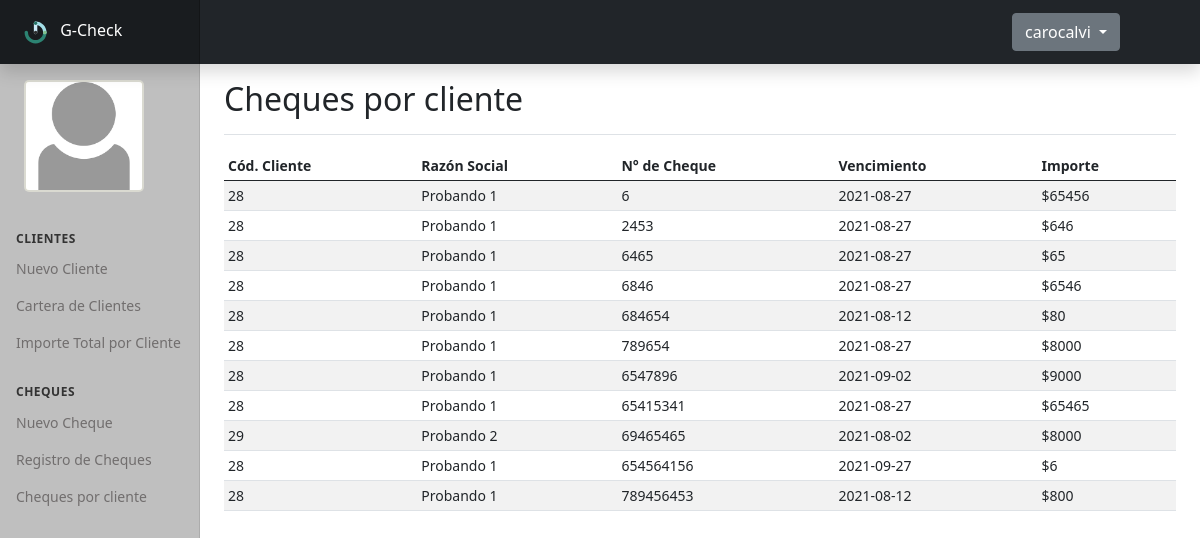
The app's page /cliente-cheque.php (signed in) with its own data.
### tables this page shows
CREATE TABLE `users` (
  `id_user` int(11) NOT NULL,
  `usuario` varchar(25) NOT NULL,
  `pass` varchar(10) NOT NULL,
  `imagen` varchar(50) NOT NULL
);

CREATE TABLE `cheques` (
  `clientes_id` int(11) NOT NULL,
  `numero_cheque` bigint(50) NOT NULL,
  `nombre` varchar(25) NOT NULL,
  `cuit_librador` bigint(50) NOT NULL,
  `fecha_vto` date NOT NULL,
  `importe` double NOT NULL,
  `propio` varchar(5) NOT NULL,
  `echeq` varchar(5) NOT NULL
);

CREATE TABLE `clientes` (
  `id_clientes` int(11) NOT NULL,
  `nombre` varchar(25) NOT NULL,
  `cuit` bigint(20) NOT NULL,
  `telefono` int(20) NOT NULL,
  `email` varchar(25) NOT NULL
);

### cliente-cheque.php (the view, shortened to what this page needs)
<?php
include("conexion.php");
include_once("includes/header.php");
include_once("includes/sidebar.php");
include_once("includes/footer.php");
?>
<div class="d-flex justify-content-between flex-wrap flex-md-nowrap align-items-center pt-3 pb-2 mb-3 border-bottom">
  <div class="col-md-12">
    <h2>Cheques por cliente</h2>
  </div>
</div>
  <div class="table-responsive">
    <table class="table table-striped table-sm">
      <thead>
        <tr>
          <th scope="col">Cód. Cliente</th>
          <th scope="col">Razón Social</th>
          <th scope="col">N° de Cheque</th>
          <th scope="col">Vencimiento</th>
          <th scope="col">Importe</th>
        </tr>
      </thead>
      <tbody>
        <?php
        $query = "SELECT clientes.id_clientes, clientes.nombre, cheques.numero_cheque, cheques.fecha_vto, cheques.importe FROM clientes INNER JOIN cheques ON clientes.id_clientes = cheques.clientes_id";
        $result = mysqli_query($conexion, $query);
         while($row = mysqli_fetch_array($result)){ ?>
          <tr>
              <td><?php echo $row['id_clientes']; ?></td>
              <td><?php echo $row['nombre']; ?></td>
              <td><?php echo $row['numero_cheque']; ?></td>
              <td><?php echo $row['fecha_vto']; ?></td>
              <td><?php echo "$".$row['importe']; ?></td>
          </tr>
        <?php } ?>
      </tbody>
    </table>
  </div>

### includes/header.php (shortened to what this page needs)
<!doctype html>
<html lang="es">
<head>
    <link rel="stylesheet" href="css/bootstrap.css">
    <link rel="stylesheet" href='css/style.css'>
    <link href="css/dashboard.css" rel="stylesheet">
    <link rel="stylesheet" href="https://cdn.jsdelivr.net/npm/bootstrap-icons@1.4.1/font/bootstrap-icons.css">
</head>

### includes/sidebar.php (shortened to what this page needs)
<body>
<header class="navbar navbar-dark sticky-top bg-dark flex-md-nowrap p-0 shadow">
  <a class="navbar-brand col-md-3 col-lg-2 me-0 px-3" href="#">
    <img src="img/logo.svg" alt="Logo G-Check" width="40px">
    G-Check</a>
  <div class="dropdown perfil">
    <a class="btn btn-secondary dropdown-toggle" href="#" role="button" id="dropdownMenuLink" data-bs-toggle="dropdown" aria-expanded="false">
      <?php echo $_SESSION["usuario"]; ?>
    </a>
  </div>
</header>
<div class="container-fluid">
<div class="row">
<nav id="sidebarMenu" class="col-md-3 col-lg-2 d-md-block bg-light sidebar collapse">
  <div class="position-sticky pt-3">
    <a href="gestion.php" class="nav-link">
      <?php
        $id = $_SESSION['id'];
        $query = "SELECT imagen FROM users WHERE id_user = '$id'";
        $result = mysqli_query($conexion, $query);
        while($row = mysqli_fetch_array($result)){ ?>
         <?php echo "<img src='".$row['imagen']."' class='logo'>"; ?>
        <?php } ?>
    </a>
    <h6 class="sidebar-heading d-flex justify-content-between align-items-center px-3 mt-4 mb-1 text-muted">
      <span>Clientes</span>
    </h6>
    <ul class="nav flex-column mb-2">
      <li class="nav-item">
        <a class="nav-link" href="nuevo-cliente.php">
          Nuevo Cliente
        </a>
      </li>
     <li class="nav-item">
        <a class="nav-link" href="gestion.php">
          Cartera de Clientes
        </a>
      </li>
      <li class="nav-item">
        <a class="nav-link" href="contador.php">
          Importe Total por Cliente
        </a>
      </li>
    </ul>
    <h6 class="sidebar-heading d-flex justify-content-between align-items-center px-3 mt-4 mb-1 text-muted">
      <span>Cheques</span>
    </h6>
    <ul class="nav flex-column mb-2">
      <li class="nav-item">
        <a class="nav-link" href="nuevo-cheque.php">
          Nuevo Cheque
        </a>
      </li>
      <li class="nav-item">
        <a class="nav-link" href="cheques.php">
          Registro de Cheques
        </a>
      </li>
      <li class="nav-item">
        <a class="nav-link" href="cliente-cheque.php">
          Cheques por cliente
        </a>
      </li>
  </div>
</nav>
<main class="col-md-9 ms-sm-auto col-lg-10 px-md-4 px-3">

### includes/footer.php (shortened to what this page needs)
</html>

### css/style.css (style rules this page uses)
body { font-family: }
a { color: #00332a; text-decoration: none; }
a { color: }
.logo { max-width: 120px; height: auto; margin: 0.5rem; border-radius: 5px; background-color: beige; border: 2px solid rgba(202, 202, 202, 0.623); }
.perfil { margin-right: 5rem; }

### css/dashboard.css (style rules this page uses)
body { font-size: .875rem; }
.sidebar { position: fixed; top: 0; bottom: 0; left: 0; z-index: 100; padding: 48px 0 0; box-shadow: inset -1px 0 0 rgba(0, 0, 0, .1); }
.sidebar .nav-link { font-weight: 500; color: #716e6e; }
.sidebar-heading { font-size: .75rem; text-transform: uppercase; }
.navbar-brand { padding-top: .75rem; padding-bottom: .75rem; font-size: 1rem; background-color: rgba(0, 0, 0, .25); box-shadow: inset -1px 0 0 rgba(0, 0, 0, .25); }

### records on screen
users: imagen (picture)
cheques: clientes.id_clientes "28", clientes.nombre "Probando 1", numero_cheque "6", fecha_vto "2021-08-27", importe "65456"
cheques: clientes.id_clientes "28", clientes.nombre "Probando 1", numero_cheque "2453", fecha_vto "2021-08-27", importe "646"
cheques: clientes.id_clientes "28", clientes.nombre "Probando 1", numero_cheque "6465", fecha_vto "2021-08-27", importe "65"
cheques: clientes.id_clientes "28", clientes.nombre "Probando 1", numero_cheque "6846", fecha_vto "2021-08-27", importe "6546"
cheques: clientes.id_clientes "28", clientes.nombre "Probando 1", numero_cheque "684654", fecha_vto "2021-08-12", importe "80"
cheques: clientes.id_clientes "28", clientes.nombre "Probando 1", numero_cheque "789654", fecha_vto "2021-08-27", importe "8000"
cheques: clientes.id_clientes "28", clientes.nombre "Probando 1", numero_cheque "6547896", fecha_vto "2021-09-02", importe "9000"
cheques: clientes.id_clientes "28", clientes.nombre "Probando 1", numero_cheque "65415341", fecha_vto "2021-08-27", importe "65465"
cheques: clientes.id_clientes "29", clientes.nombre "Probando 2", numero_cheque "69465465", fecha_vto "2021-08-02", importe "8000"
cheques: clientes.id_clientes "28", clientes.nombre "Probando 1", numero_cheque "654564156", fecha_vto "2021-09-27", importe "6"
cheques: clientes.id_clientes "28", clientes.nombre "Probando 1", numero_cheque "789456453", fecha_vto "2021-08-12", importe "800"

### other values on screen
$_SESSION["usuario"] "carocalvi"
